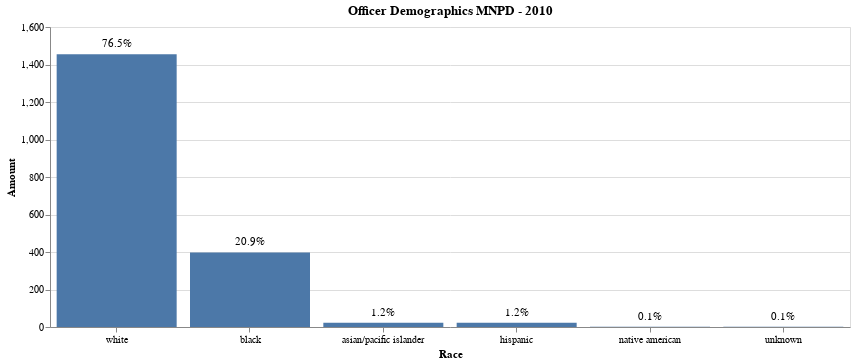

Notebook code cell kept with this figure:
### Code cell
ten = alt.Chart(chart10, title= 'Officer Demographics MNPD - 2010').mark_bar().encode(
    alt.X('Race', axis=alt.Axis(labelAngle=0),sort=alt.EncodingSortField(field="Letters", op="count", order='ascending')),
    alt.Y('Amount')).properties(
    width=800,
    height=300
)

#created the percentage labels to put above bars on chart
#'dy' just moves the label vertically while the 'text' command chooses what column to pull from the database
text = ten.mark_text(dy=-10).encode(text='Percentage')

#Combine the chart and text labels
ten + text

### Figure 1 — Vega-Lite specification as saved in the notebook (floating-point values rounded to 4 significant figures)
{"config": {"view": {"continuousWidth": 400, "continuousHeight": 300}}, "layer": [{"mark": "bar", "encoding": {"x": {"type": "nominal", "axis": {"labelAngle": 0}, "field": "Race", "sort": {"field": "Letters", "op": "count", "order": "ascending"}}, "y": {"type": "quantitative", "field": "Amount"}}, "height": 300, "title": "Officer Demographics MNPD - 2010", "width": 800}, {"mark": {"type": "text", "dy": -10}, "encoding": {"text": {"type": "nominal", "field": "Percentage"}, "x": {"type": "nominal", "axis": {"labelAngle": 0}, "field": "Race", "sort": {"field": "Letters", "op": "count", "order": "ascending"}}, "y": {"type": "quantitative", "field": "Amount"}}, "height": 300, "title": "Officer Demographics MNPD - 2010", "width": 800}], "data": {"name": "data-84e89d3ad3ec59c6f64f11534b51a002"}, "$schema": "https://vega.github.io/schema/vega-lite/v4.8.1.json", "datasets": {"data-84e89d3ad3ec59c6f64f11534b51a002": [{"Race": "white", "Amount": 1455, "Percentage": "76.5%"}, {"Race": "black", "Amount": 398, "Percentage": "20.9%"}, {"Race": "asian/pacific islander", "Amount": 23, "Percentage": "1.2%"}, {"Race": "hispanic", "Amount": 23, "Percentage": "1.2%"}, {"Race": "native american", "Amount": 2, "Percentage": "0.1%"}, {"Race": "unknown", "Amount": 1, "Percentage": "0.1%"}]}}
